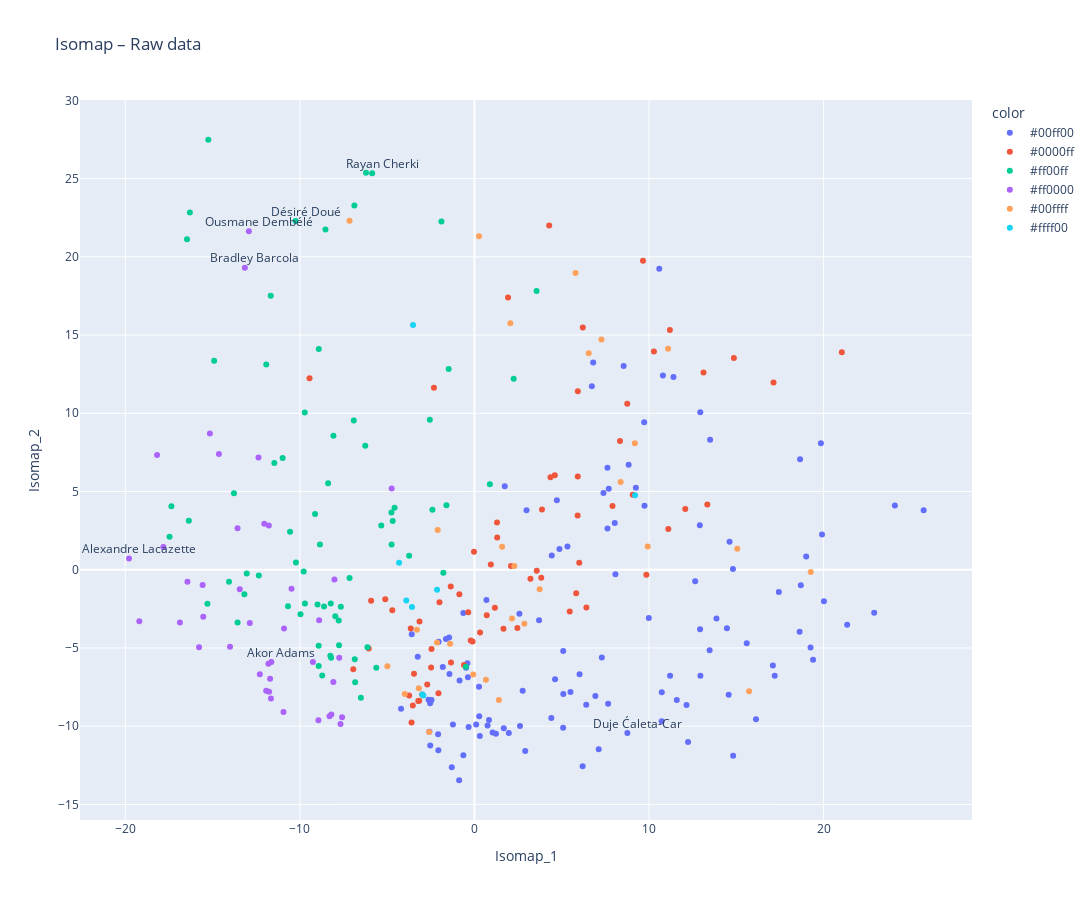
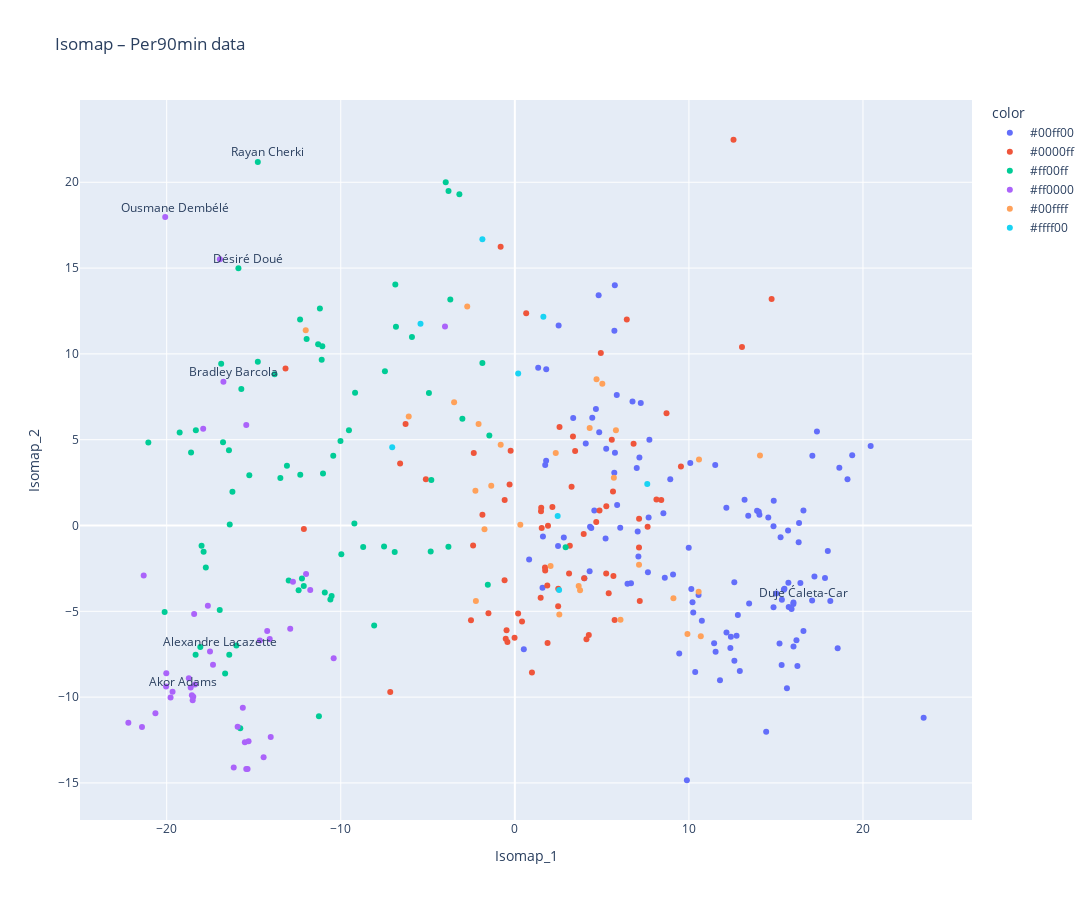
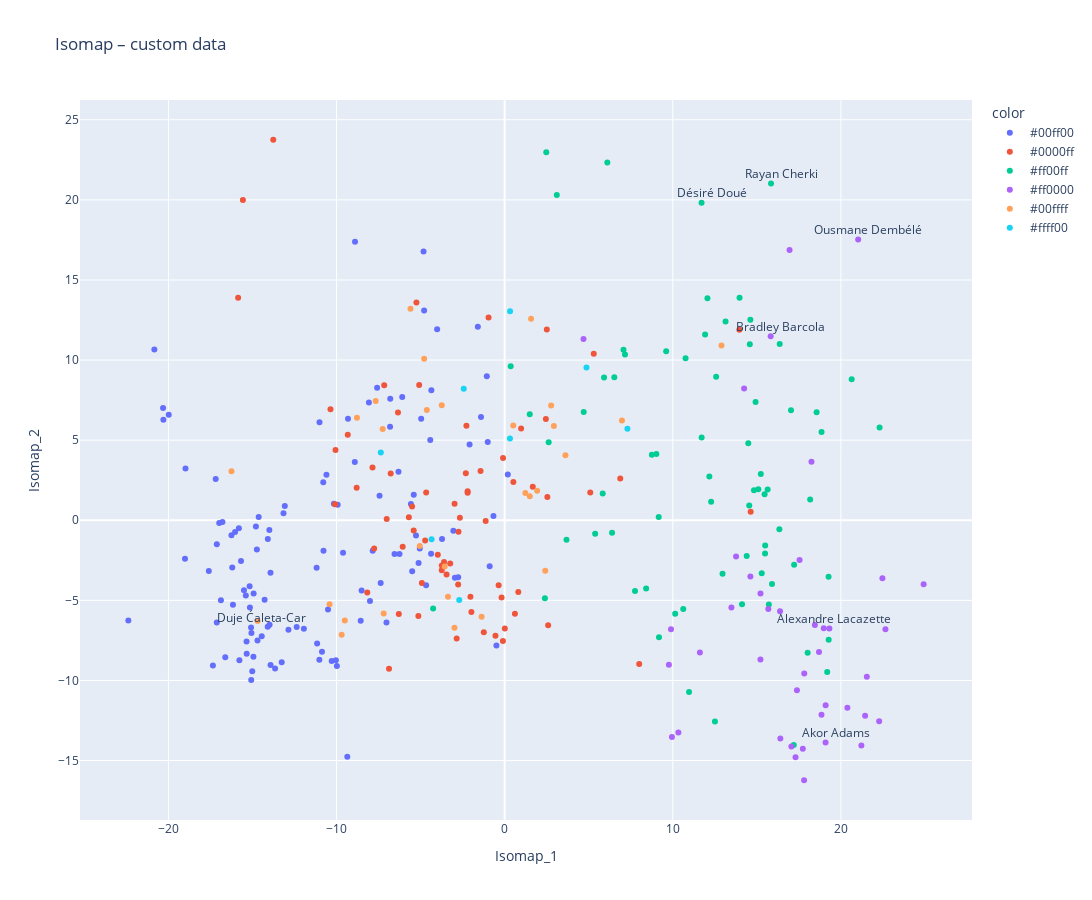

Notebook code for these charts, in order:
### Markdown cell above
### Results display

### Code cell
position_colors = {
    'FW': np.array([255, 0, 0]),    # red
    'MF': np.array([0, 0, 255]),    # blue
    'DF': np.array([0, 255, 0]),  #  yellow
    'GK' : np.array([255, 255, 255]),
}

players_to_label = [
    "rayan cherki", "ousmane dembélé", "désiré doué", 
    "bradley barcola", "alexandre lacazette", "akor adams", "Duje Ćaleta-Car"
]

def color_from_position(positions):
    postitions = str(positions)
    position_list = positions.split(',')
    colors = np.array([position_colors[p] for p in position_list if p in position_colors])
    avg_color = np.sum(colors, axis=0)
    return '#%02x%02x%02x' % tuple(avg_color.astype(int))

def plot_isomap_interactive(X_iso, player_positions, data_num, title):
    df_plot = pd.DataFrame({
        'Isomap_1': X_iso[:, 0],
        'Isomap_2': X_iso[:, 1],
        'player_name': data_num.index,
        'color' : player_positions.apply(color_from_position)
    })
    
    fig = px.scatter(
        df_plot,
        x='Isomap_1', y='Isomap_2',
        hover_name='player_name',
        color='color',
        title=title,
        height=900, width=1100 
    )

    for i, row in df_plot.iterrows():
        if row['player_name'].lower() in [p.lower() for p in players_to_label]:
            fig.add_annotation(
                x=row['Isomap_1'],
                y=row['Isomap_2'],
                text=row['player_name'],
                showarrow=True,
                arrowhead=1,
                ax=10, ay=-10
            )
            
    if title == "Isomap – Raw data" : 
        fig.write_image("isomap_raw.png")
    fig.show()

plot_isomap_interactive(X_iso_raw, player_positions_raw ,data_raw.set_index("player_name"), "Isomap – Raw data")
plot_isomap_interactive(X_iso_per90, player_positions_per90 ,data_per90.set_index("player_name"), "Isomap – Per90min data")
plot_isomap_interactive(X_iso_custom, player_positions_custom ,data_custom.set_index("player_name"), "Isomap – custom data")

_, _, corr_raw, _, trust_raw, cont_raw, mrre_raw = extractMetrics(iso_raw, X_raw, X_iso_raw)
_, _, corr_per90, _, trust_per90, cont_per90, mrre_per90 = extractMetrics(iso_per90, X_per90, X_iso_per90)
_, _, corr_custom, _, trust_custom, cont_custom, mrre_custom = extractMetrics(iso_custom, X_custom, X_iso_custom)

print("==== Raw data perf : ====")
print(f"Dist correlation : {corr_raw}")
print(f"Trustworthiness : {trust_raw}")
print(f"Continuity : {cont_raw}")
print(f"MRRE : {mrre_raw}")

print("==== Per90 data perf : ====")
print(f"Dist correlation : {corr_per90}")
print(f"Trustworthiness : {trust_per90}")
print(f"Continuity : {cont_per90}")
print(f"MRRE : {mrre_per90}")

print("==== Custom data perf : ====")
print(f"Dist correlation : {corr_custom}")
print(f"Trustworthiness : {trust_custom}")
print(f"Continuity : {cont_custom}")
print(f"MRRE : {mrre_custom}")
